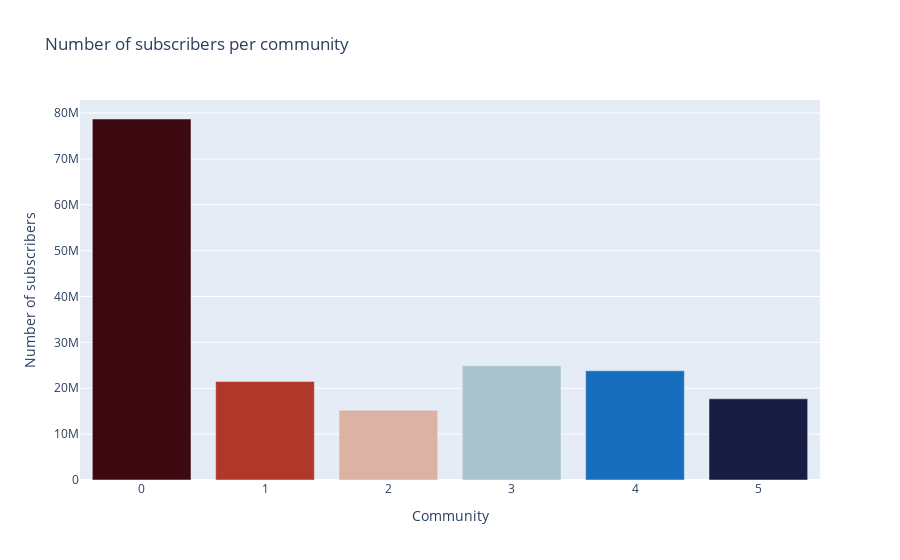

The notebook cell saved with this chart:
### Code cell
## Displaying the number of subsribers per community

df=news_channels_com.groupby(by='community').sum()
df=df.drop('channel_num',axis=1)


df['community']=range(0,6)

fig = px.bar(df,x='community',y='subscribers_cc',
            color='community', color_continuous_scale='balance_r',title='Number of subscribers per community',
            labels={
                     "community": "Community",
                     "subscribers_cc": "Number of subscribers"}
             )

fig=fig.update(layout_coloraxis_showscale=False)
fig=fig.update_xaxes(tickvals=np.arange(6))

#fig.write_html('subscribers_community.html')

fig.show()

### Figure 1 — Plotly figure (JSON) as saved in the notebook; plotly's stock layout.template omitted (floating-point values rounded to 4 significant figures)
{"data": [{"alignmentgroup": "True", "hovertemplate": "Community=%{marker.color}<br>Number of subscribers=%{y}<extra></extra>", "legendgroup": "", "marker": {"color": [0, 1, 2, 3, 4, 5], "coloraxis": "coloraxis", "pattern": {"shape": ""}}, "name": "", "offsetgroup": "", "orientation": "v", "showlegend": false, "textposition": "auto", "type": "bar", "x": [0, 1, 2, 3, 4, 5], "xaxis": "x", "y": [78707922, 21485228, 15214012, 24905172, 23817956, 17699599], "yaxis": "y"}], "layout": {"barmode": "relative", "coloraxis": {"colorbar": {"title": {"text": "Community"}}, "colorscale": [[0, "rgb(60, 9, 17)"], [0.09091, "rgb(120, 14, 40)"], [0.1818, "rgb(172, 43, 36)"], [0.2727, "rgb(196, 101, 72)"], [0.3636, "rgb(213, 157, 137)"], [0.4545, "rgb(230, 210, 204)"], [0.5455, "rgb(210, 216, 219)"], [0.6364, "rgb(142, 181, 194)"], [0.7273, "rgb(69, 144, 185)"], [0.8182, "rgb(11, 102, 189)"], [0.9091, "rgb(41, 58, 143)"], [1, "rgb(23, 28, 66)"]], "showscale": false}, "legend": {"tracegroupgap": 0}, "title": {"text": "Number of subscribers per community"}, "xaxis": {"anchor": "y", "domain": [0, 1], "tickvals": [0, 1, 2, 3, 4, 5], "title": {"text": "Community"}}, "yaxis": {"anchor": "x", "domain": [0, 1], "title": {"text": "Number of subscribers"}}}}
